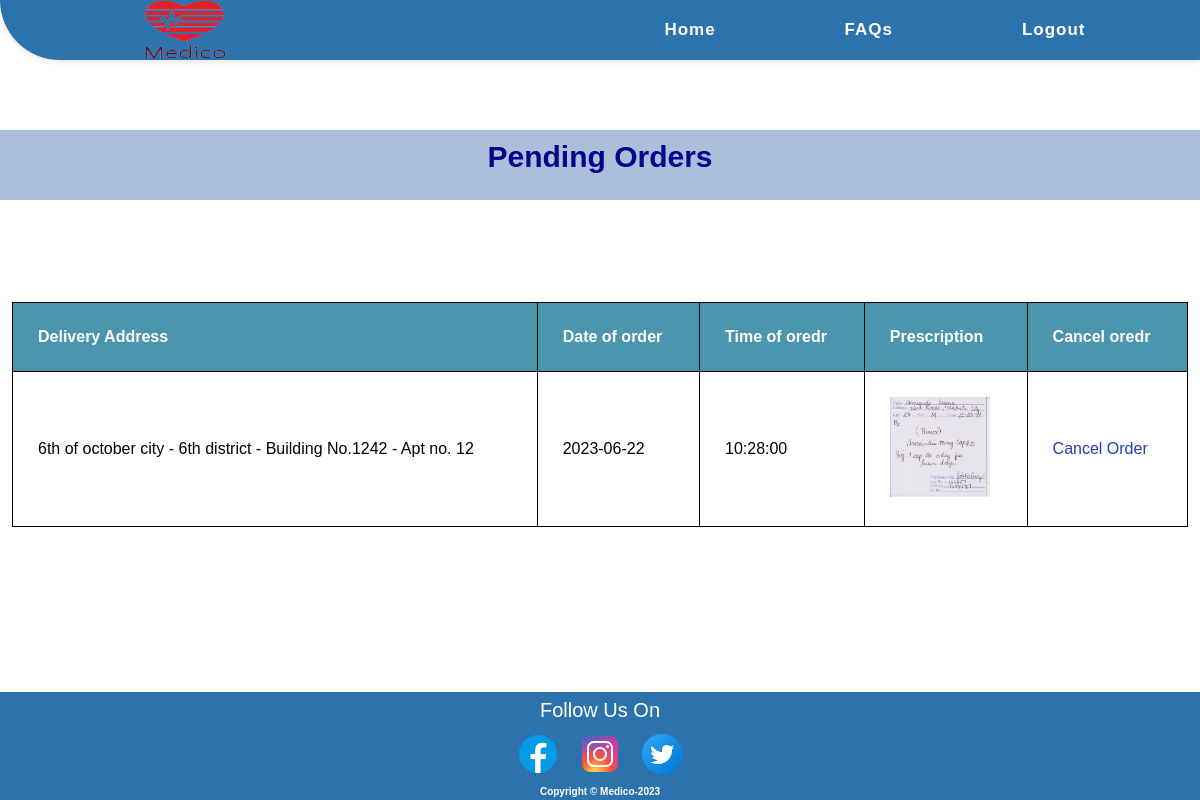
/patient/ord_pending.php (signed in), run on the app's committed database.
### tables this page shows
CREATE TABLE `images` (
  `id` int(11) NOT NULL,
  `patient_id` int(11) DEFAULT NULL,
  `d_id` int(11) DEFAULT NULL,
  `patient_address` varchar(255) NOT NULL,
  `date_of_order` date NOT NULL,
  `time_of_order` time NOT NULL,
  `image` mediumtext NOT NULL,
  `activity` varchar(255) NOT NULL,
  `order_cd` varchar(255) NOT NULL
);

### patient/ord_pending.php (the view, shortened to what this page needs)
<?php
include "../shared/conn.php";
if (isset($_SESSION["patient"])) {
    $select = "SELECT * FROM `images` WHERE activity = 'yes'  AND patient_id = '" . $_SESSION['pid'] . "' ";
    $sel = mysqli_query($connect, $select);
?>
    <!DOCTYPE html>
    <html lang="en">
    <head>
        <link rel="stylesheet" href="../CSS/style.css">
        <link rel="stylesheet" href="../CSS/footer.css">
        <link rel="stylesheet" href="../CSS/pharmacy's view.css">
        <link rel="stylesheet" href="../CSS/style.css">
    </head>
    <body>
        <nav>
            <div class="logo">
                <a href="#"><img src="../Images/Medico_Logo_2_Final-removebg-preview-1.png" alt="Medico Logo"></a>
            </div>
            <ul class="nav-links">
                <li><a href="./patient_home.php">Home</a></li>
                <li><a href="../shared/FAQs.php">FAQs</a></li>
                <li><a href="../shared/login.php?bye='1'">Logout</a></li>
            </ul>
        </nav>
        <h1 class="h1_text" id="Requests">Pending Orders</h1>
        <table>
            <thead>
                <tr>
                    <th>Delivery Address</th>
                    <th>Date of order</th>
                    <th>Time of oredr</th>
                    <th>Prescription</th>
                    <th>Cancel oredr</th>
                </tr>
            </thead>
            <tbody>
                <?php foreach ($sel as $s) { ?>
                    <tr>
                        <td><?php echo $s['patient_address']; ?></td>
                        <td><?php echo $s['date_of_order']; ?></td>
                        <td><?php echo $s['time_of_order']; ?></td>
                        <td><img height="100px" width="100px" src="../upload/<?php echo $s['image']; ?>"></td>
                        <td><a href="ord_pending.php?cancel=<?php echo $s['id'] ?>">Cancel Order</a></td>
                    </tr>
                <?php } ?>
            </tbody>
        </table>
    <?php } ?>
    <footer>
        <div class="sticky-footer">
            <div class="footer-content">
                <p style="color:white">Follow Us On</p>
                <ul class="social-icons">
                    <li><a href="#"><img src="../images/facebook-logo.png" alt="Facebook Icon"></a></li>
                    <li><a href="#"><img src="../images/instagram-logo.png" alt="Instagram Icon"></a></li>
                    <li><a href="#"><img src="../images/twitter-logo.png" alt="Twitter Icon"></a></li>
                </ul>
            </div>
            <div class="footer-info">
                <h6>Copyright &copy Medico-2023</h6>
            </div>
        </div>
    </footer>
    </body>
    </html>

### CSS/style.css (style rules this page uses)
* { padding: 0; margin: 0; box-sizing: border-box; font-family: 'Poppins', sans-serif; }
nav { display: flex; justify-content: space-between; align-items: center; background-color: #2c73ae; height: 60px; padding: 0 50px; box-shadow: 0px 2px 5px rgba(0, 0, 0, 0.1); border-bottom-left-radius: 60px; }
.logo { width: 100px; height: 100px; margin-left: 10px; }
.logo img { width: 250px; height: 100px; }
.nav-links { display: flex; justify-content: space-around; width: 50%; }
.nav-links li { list-style: none; }
.nav-links a { color: #ffffff; text-decoration: none; font-weight: bold; font-size: 17px; letter-spacing: 1px; }
.nav-links li { opacity: 1; transition: opacity 0.5s ease-in-out; margin: 10px 0; }
.h1_text { text-align: center; color: rgb(4, 4, 140); font-size: 30px; padding-top: 10px; font-weight: bold; margin-top: 70px; margin-bottom: 20px; background-color: #295aa063; height: 70px; }

### CSS/footer.css (style rules this page uses)
body { min-height: 100vh; }
footer { background-color: #2c73ae; padding: 3px 0; font-size: 14px; color: #fff; }
.sticky-footer { position: sticky; top: 100%; }
footer p { margin: 0; line-height: 1.5; font-size: 20px; text-align: center; }
footer ul { margin: 0; padding: 0; list-style: none; }
footer ul li { display: inline-block; margin-left: 10px; }
footer ul li:first-child { margin-left: 0; }
a { color: #253bbc; text-decoration: none; }
footer h6 { font-size: 10px; font-weight: bold; color: white; text-align: center; }
.social-icons { text-align: center; margin: 5px 30px; }
html { height: 100%; }
body { display: flex; flex-direction: column; min-height: 100%; }
footer { margin-top: auto; }

### CSS/pharmacy's view.css (style rules this page uses)
* { padding: 0; margin: 0; box-sizing: border-box; font-family: 'Poppins', sans-serif; }
nav { display: flex; justify-content: space-between; align-items: center; background-color: #2c73ae; height: 60px; padding: 0 50px; box-shadow: 0px 2px 5px rgba(0, 0, 0, 0.1); border-bottom-left-radius: 60px; }
.nav-links { display: flex; justify-content: space-around; width: 50%; }
.nav-links li { list-style: none; }
.nav-links a { color: #ffffff; text-decoration: none; font-weight: bold; font-size: 17px; letter-spacing: 1px; }
.nav-links li { opacity: 1; transition: opacity 0.5s ease-in-out; margin: 10px 0; }
.h1_text { text-align: center; color: rgb(4, 4, 140); font-size: 26px; padding-top: 18px; font-weight: bold; margin-top: 60px; margin-bottom: 20px; background-color: #295aa063; height: 70px; }
table { border-collapse: collapse; width: 98%; margin: auto; }
th, td { text-align: left; padding: 25px; border: 1px solid black; }
th { background-color: #4c95af; color: white; }

### data on the page
images: patient_address "6th of october city - 6th district - Building No.1242 - Apt no. 12", date_of_order "2023-06-22", time_of_order "10:28:00", image (picture)
